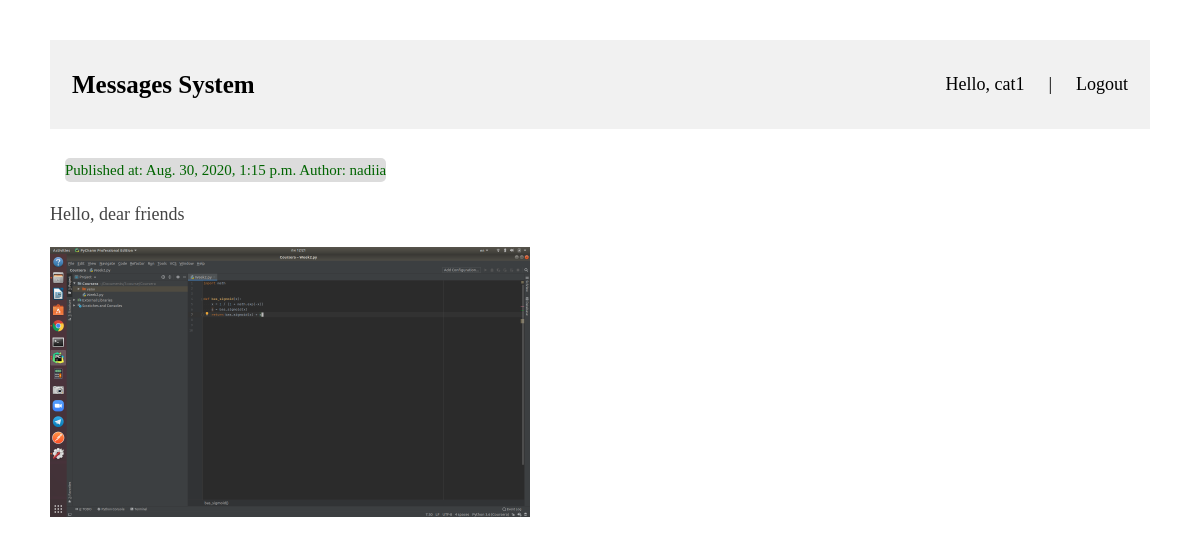
The app's page /messages/2/ (signed in) with its own data.
### messages/models.py (models this page shows)
class Message(models.Model):
    user = models.ForeignKey(User, on_delete=models.CASCADE)
    text = models.CharField(max_length=255)
    pub_date = models.DateTimeField('date published', default=datetime.now)
    image = models.ImageField(upload_to='images', null=True, blank=True)

### messages/views.py (the view)
# urls.py: re_path(r'^(?P<message_id>\d+)/$', views.detail, name='detail'),
def detail(request, message_id):
    return render(request, "detail.html", {"message": get_object_or_404(Message, pk=message_id)})

### messages/templates/detail.html
{% extends "base.html" %}
{% block content %}
    <br><small>
        Published at: {{ message.pub_date }}
        Author: {{ message.user.username }}
    </small>
    <p>{{ message.text }}</p>
    {% if message.image %}<img src="/media/{{ message.image }}" alt="Image">{% endif %}
{% endblock %}

### messages/templates/base.html (shortened to what this page needs)
{% load static %}
{% load tz %}
<html lang="ua">
<head>
    <link rel="stylesheet" type="text/css" href="{% static 'main.css' %}"/>
</head>
{% timezone "Europe/Kiev" %}
<body>
    <div class="header">
      <a href="{% url 'messages:index'  %}" class="logo">Messages System</a>
      <div class="header-right">
        {% if user.is_authenticated %}
            <span>Hello, {{ user.username }}</span>
            <span>|</span>
            <a href="{% url 'logout' %}">Logout</a>
        {% else %}
            <a href="{% url 'login' %}">Login</a>
            <a href="{% url 'messages:signup' %}">Sign up</a>
        {% endif %}
      </div>
    </div>
    {% block content %}
    {% endblock %}
{% endtimezone %}
</body>
</html>

### messages/static/main.css (style rules this page uses)
.header { overflow: hidden; background-color: #f1f1f1; padding: 20px 10px; }
.header a, span { float: left; color: black; text-align: center; padding: 12px; text-decoration: none; font-size: 18px; line-height: 25px; border-radius: 4px; }
.header a.logo { font-size: 25px; font-weight: bold; }
.header-right { float: right; }
body { margin:40px auto; line-height:1.6; font-size:18px; color:#444; padding:0 50px; }
small { color: darkgreen; background-color: gainsboro; border-radius: 5px; text-decoration: none; display: inline-block; margin-left: 1em; }
a { color: cadetblue; }
p, div.button { text-align: left; }
img { position: relative; height: 15em; }

### records on screen
Message: pub_date "Aug. 30, 2020, 1:15 p.m.", user.username "nadiia", text "Hello, dear friends", image (picture)

### other values on screen
{{ user.username }} "cat1"
